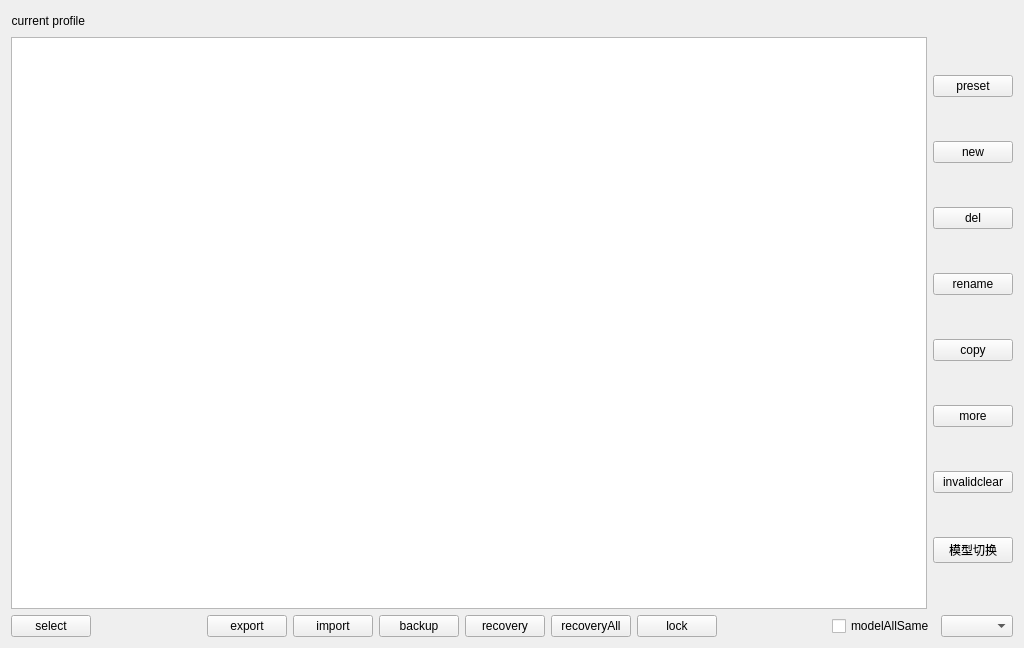
<?xml version="1.0" encoding="UTF-8"?>
<ui version="4.0">
 <class>ModeManageWidget</class>
 <widget class="QWidget" name="ModeManageWidget">
  <property name="geometry">
   <rect>
    <x>0</x>
    <y>0</y>
    <width>1024</width>
    <height>648</height>
   </rect>
  </property>
  <property name="windowTitle">
   <string notr="true">Form</string>
  </property>
  <layout class="QVBoxLayout" name="verticalLayout_2">
   <item>
    <layout class="QHBoxLayout" name="horizontalLayout_5">
     <item>
      <layout class="QHBoxLayout" name="horizontalLayout">
       <item>
        <widget class="QLabel" name="label">
         <property name="text">
          <string notr="true">current profile</string>
         </property>
         <property name="alignment">
          <set>Qt::AlignRight|Qt::AlignTrailing|Qt::AlignVCenter</set>
         </property>
        </widget>
       </item>
       <item>
        <widget class="QLabel" name="label_2">
         <property name="text">
          <string/>
         </property>
         <property name="alignment">
          <set>Qt::AlignRight|Qt::AlignTrailing|Qt::AlignVCenter</set>
         </property>
        </widget>
       </item>
       <item>
        <spacer name="horizontalSpacer">
         <property name="orientation">
          <enum>Qt::Horizontal</enum>
         </property>
         <property name="sizeHint" stdset="0">
          <size>
           <width>40</width>
           <height>20</height>
          </size>
         </property>
        </spacer>
       </item>
      </layout>
     </item>
     <item>
      <spacer name="horizontalSpacer_2">
       <property name="orientation">
        <enum>Qt::Horizontal</enum>
       </property>
       <property name="sizeHint" stdset="0">
        <size>
         <width>40</width>
         <height>20</height>
        </size>
       </property>
      </spacer>
     </item>
     <item>
      <layout class="QHBoxLayout" name="horizontalLayout_3"/>
     </item>
    </layout>
   </item>
   <item>
    <layout class="QHBoxLayout" name="horizontalLayout_2">
     <item>
      <widget class="QListWidget" name="listWidget"/>
     </item>
     <item>
      <layout class="QVBoxLayout" name="verticalLayout">
       <item>
        <widget class="QPushButton" name="presetBtn">
         <property name="text">
          <string notr="true">preset</string>
         </property>
        </widget>
       </item>
       <item>
        <widget class="QPushButton" name="newBtn">
         <property name="text">
          <string notr="true">new</string>
         </property>
        </widget>
       </item>
       <item>
        <widget class="QPushButton" name="delBtn">
         <property name="text">
          <string notr="true">del</string>
         </property>
        </widget>
       </item>
       <item>
        <widget class="QPushButton" name="renameBtn">
         <property name="text">
          <string notr="true">rename</string>
         </property>
        </widget>
       </item>
       <item>
        <widget class="QPushButton" name="copyBtn">
         <property name="text">
          <string notr="true">copy</string>
         </property>
        </widget>
       </item>
       <item>
        <widget class="QPushButton" name="sMoreBtn">
         <property name="text">
          <string notr="true">more</string>
         </property>
        </widget>
       </item>
       <item>
        <widget class="QPushButton" name="invalidClearBtn">
         <property name="text">
          <string notr="true">invalidclear</string>
         </property>
        </widget>
       </item>
       <item>
        <widget class="QPushButton" name="ModelChangeBtn">
         <property name="text">
          <string notr="true">模型切换</string>
         </property>
        </widget>
       </item>
      </layout>
     </item>
    </layout>
   </item>
   <item>
    <layout class="QHBoxLayout" name="horizontalLayout_4">
     <item>
      <widget class="QPushButton" name="applyBtn">
       <property name="text">
        <string notr="true">select</string>
       </property>
      </widget>
     </item>
     <item>
      <spacer name="horizontalSpacer_3">
       <property name="orientation">
        <enum>Qt::Horizontal</enum>
       </property>
       <property name="sizeHint" stdset="0">
        <size>
         <width>40</width>
         <height>20</height>
        </size>
       </property>
      </spacer>
     </item>
     <item>
      <widget class="QPushButton" name="exportBtn">
       <property name="text">
        <string notr="true">export</string>
       </property>
      </widget>
     </item>
     <item>
      <widget class="QPushButton" name="importBtn">
       <property name="text">
        <string notr="true">import</string>
       </property>
      </widget>
     </item>
     <item>
      <widget class="QPushButton" name="backupBtn">
       <property name="text">
        <string notr="true">backup</string>
       </property>
      </widget>
     </item>
     <item>
      <widget class="QPushButton" name="recoveryBtn">
       <property name="text">
        <string notr="true">recovery</string>
       </property>
      </widget>
     </item>
     <item>
      <widget class="QPushButton" name="recoveryAllBtn">
       <property name="text">
        <string>recoveryAll</string>
       </property>
      </widget>
     </item>
     <item>
      <widget class="QPushButton" name="lockBtn">
       <property name="text">
        <string notr="true">lock</string>
       </property>
      </widget>
     </item>
     <item>
      <spacer name="horizontalSpacer_5">
       <property name="orientation">
        <enum>Qt::Horizontal</enum>
       </property>
       <property name="sizeHint" stdset="0">
        <size>
         <width>40</width>
         <height>20</height>
        </size>
       </property>
      </spacer>
     </item>
     <item>
      <widget class="QCheckBox" name="checkBox">
       <property name="text">
        <string>modelAllSame</string>
       </property>
      </widget>
     </item>
     <item>
      <widget class="QComboBox" name="comboBox"/>
     </item>
    </layout>
   </item>
  </layout>
 </widget>
 <resources/>
 <connections/>
</ui>
